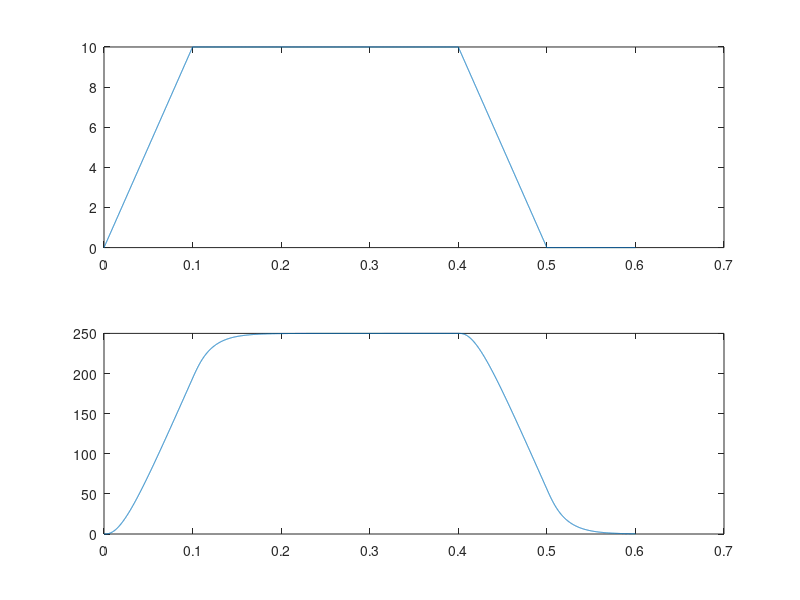

MATLAB code for this plot:
%% ss requries:
% Control System Toolbox

R = 0.6;
L = 0.002;
c = 0;
K_T = 0.04;
K_e = 0.04;
I = 6e-5;

A = [-R/L, -K_e/L; K_T/I, -c/I];
B = [1/L; 0]; C = [0,1]; D = [0];

sys = ss(A,B,C,D);      % state space model
Time_constants = -1./real(eig(A))
time = 0:0.0001:0.6;
k = 0;
for t = 0:0.0001:0.6
    k = k+1;
    if t < 0.1
        v(k) = 100*t;
    elseif t <= 0.4
        v(k) = 10;
    elseif t <= 0.5
        v(k) = -100*(t-0.4) + 10;
    else
        v(k) = 0;
    end
end
[y,t] = lsim(sys, v, time);
subplot(2,1,1), plot(time,v)
subplot(2,1,2), plot(time,y)